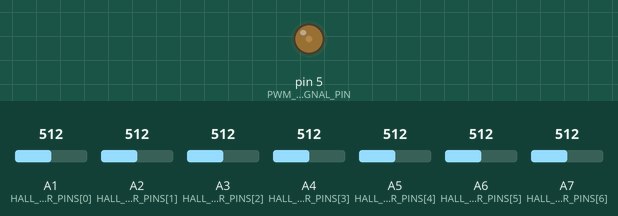
Simulated run of this sketch. Board: Arduino Nano, built with avr-gcc and run on an emulated ATmega328P. On the bench: output pins drawn as LEDs (lit = HIGH). Inputs (shaded band) come from the test bench; at power-on: A3 (HALL_SENSOR_PINS[2]) = 512, A6 (HALL_SENSOR_PINS[5]) = 512, A2 (HALL_SENSOR_PINS[1]) = 512, A4 (HALL_SENSOR_PINS[3]) = 512, A5 (HALL_SENSOR_PINS[4]) = 512, A7 (HALL_SENSOR_PINS[6]) = 512, A1 (HALL_SENSOR_PINS[0]) = 512.

Above: at 1.2 s.
1.3 s: A3 (HALL_SENSOR_PINS[2]) set to 503
At 2.5 s:
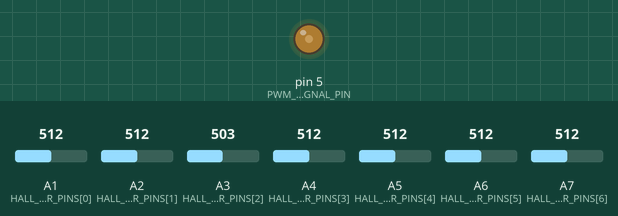
2.8 s: A6 (HALL_SENSOR_PINS[5]) set to 495
At 4.0 s:
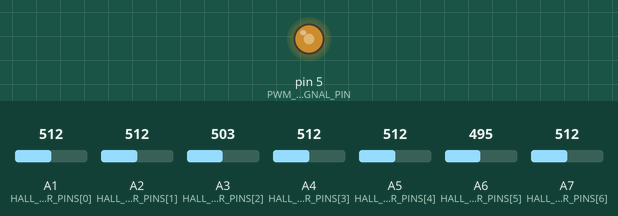
4.3 s: A2 (HALL_SENSOR_PINS[1]) set to 487
At 5.5 s:
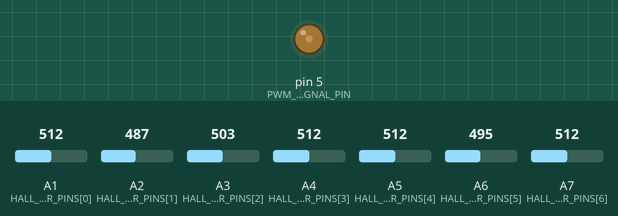
5.8 s: A4 (HALL_SENSOR_PINS[3]) set to 306
At 6.1 s:
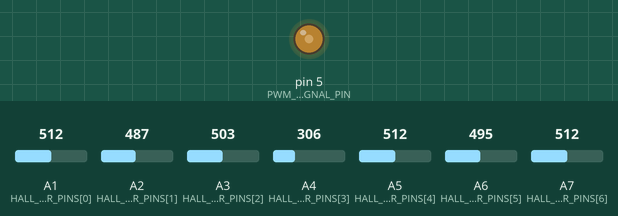
7.3 s: A5 (HALL_SENSOR_PINS[4]) set to 190
At 7.6 s:
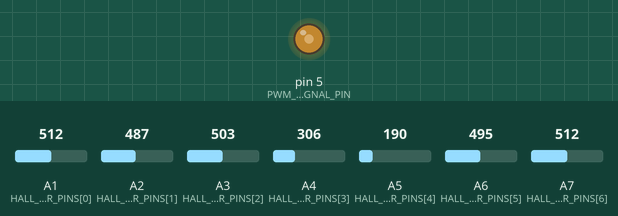
8.8 s: A7 (HALL_SENSOR_PINS[6]) set to 30
At 9.4 s:
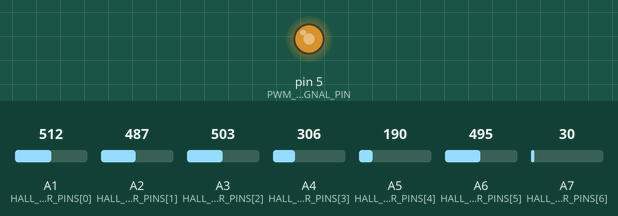
Timing chart, 0 to 11.3 s (numbered marks = the images above; inputs shaded):
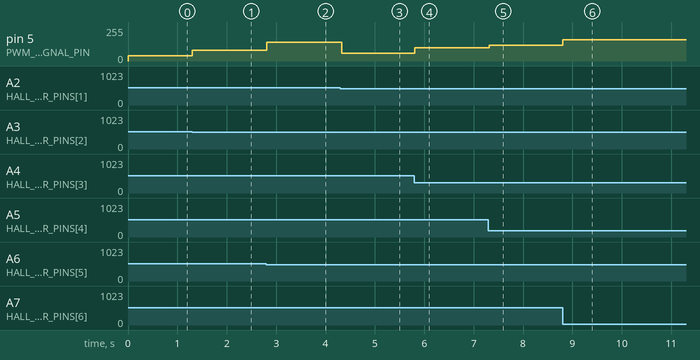

The sketch:

hall_sensor_smd_9_pos_firmware.ino
```cpp
const int PWM_SIGNAL_PIN = 5;
const int NUMBER_OF_SENSORS = 9;
const int HALL_SENSOR_PINS[] = {A1, A2, A3, A4, A5, A6, A7, 6, 7};

// Seems to be an issue with using 0 or numbers near 255
const int MIN_PWM = 40;
const int MAX_PWM = 200;

int sensorValue = 0;
int lowestSensorValue = 1000;
int lowestSensorPosition = 4;

void setup() {

  pinMode(PWM_SIGNAL_PIN, OUTPUT);
  for (int i = 0; i < NUMBER_OF_SENSORS; i++) {
    pinMode(HALL_SENSOR_PINS[i], INPUT);
  }
}

void loop() {
  lowestSensorValue = 1000;
  lowestSensorPosition = 4;

  for (int i = 0; i < NUMBER_OF_SENSORS; i++) {
    sensorValue = analogRead(HALL_SENSOR_PINS[i]);
    if (sensorValue < lowestSensorValue) {
      lowestSensorValue = sensorValue;
      lowestSensorPosition = i;
    }
  }

  int steeringPwm = map(lowestSensorPosition, 0, NUMBER_OF_SENSORS - 1, MIN_PWM, MAX_PWM);

  analogWrite(PWM_SIGNAL_PIN, steeringPwm);

  delay(25);
}
```

Measured:
- the behaviour switches between 503 and 502 on A6 (HALL_SENSOR_PINS[5]) (found by bisection; images 1 and 2)
- the behaviour switches between 496 and 495 on A2 (HALL_SENSOR_PINS[1]) (found by bisection; images 2 and 3)
- after the input at 1.3 s, pin 5 (PWM_SIGNAL_PIN): 40/255 → 80/255 at once
- after the input at 2.8 s, pin 5 (PWM_SIGNAL_PIN): 80/255 → 140/255 at once
- after the input at 4.3 s, pin 5 (PWM_SIGNAL_PIN): 140/255 → 60/255 at once
- after the input at 5.8 s, pin 5 (PWM_SIGNAL_PIN): 60/255 → 100/255 at once
- after the input at 7.3 s, pin 5 (PWM_SIGNAL_PIN): 100/255 → 120/255 at once
- after the input at 8.8 s, pin 5 (PWM_SIGNAL_PIN): 120/255 → 160/255 at once
